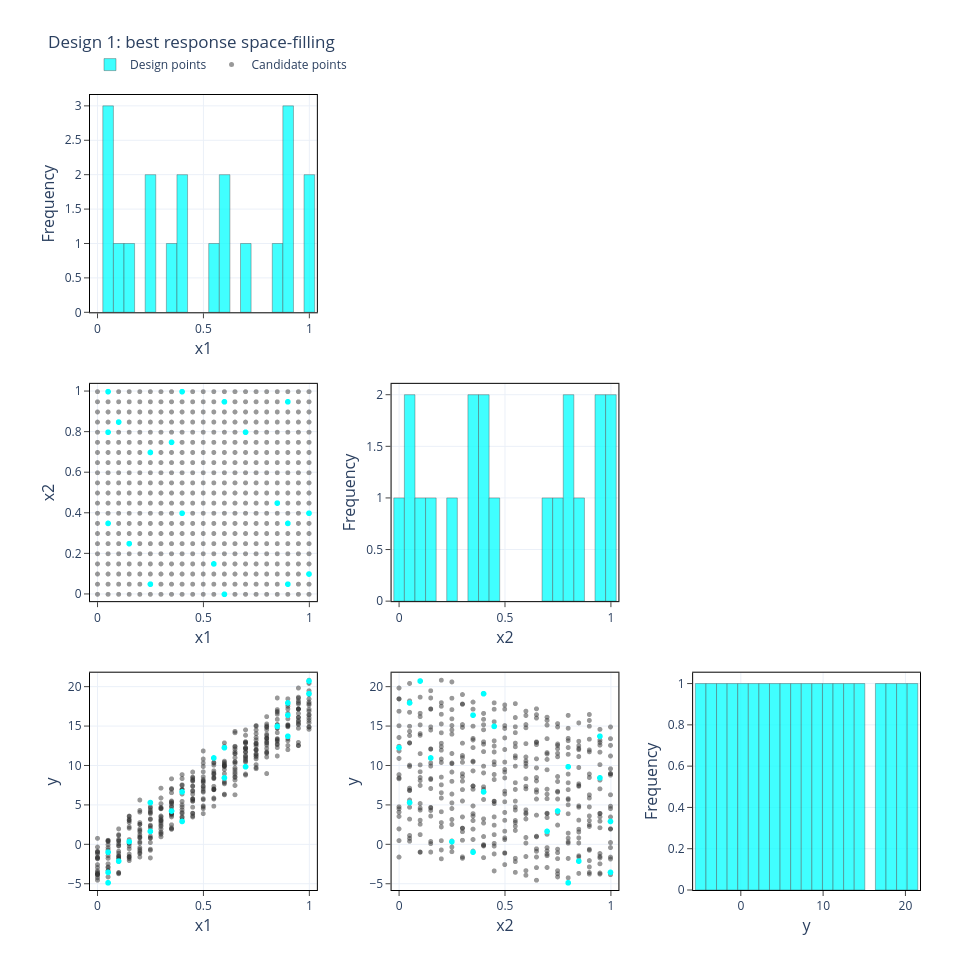

Notebook code cell kept with this figure:
### Code cell
plot_pair_matrix(result.designs[best_response], columns=["x1", "x2", "y"],
                 candidate=candidate, title=f"Design {best_response}: best response space-filling")

### Figure 1 — Plotly figure (JSON) as saved in the notebook; plotly's stock layout.template omitted (floating-point values rounded to 4 significant figures; data arrays with more than 128 entries replaced by an {"elided": "..."} marker saying what was removed)
{"data": [{"marker": {"color": "rgba(0, 255, 255, 1.0)", "line": {"color": "rgba(0, 0, 0, 0.65)", "width": 0.6}}, "name": "Design points", "opacity": 0.75, "showlegend": true, "type": "histogram", "x": [0.9, 0.9, 0.05, 0.9, 0.35, 0.6, 0.25, 0.05, 0.6, 0.4, 0.15, 0.4, 1.0, 0.85, 1.0, 0.55, 0.7, 0.25, 0.05, 0.1], "xaxis": "x", "xbins": {"end": 1.025, "size": 0.05, "start": -0.025}, "yaxis": "y"}, {"marker": {"color": "rgba(51, 51, 51, 0.50)", "size": 5}, "mode": "markers", "name": "Candidate points", "showlegend": true, "type": "scattergl", "x": {"elided": "441 float values"}, "xaxis": "x4", "y": {"elided": "441 float values"}, "yaxis": "y4"}, {"marker": {"color": "rgba(0, 255, 255, 1.0)", "size": 6}, "mode": "markers", "name": "Design points", "showlegend": false, "type": "scattergl", "x": [0.9, 0.9, 0.05, 0.9, 0.35, 0.6, 0.25, 0.05, 0.6, 0.4, 0.15, 0.4, 1.0, 0.85, 1.0, 0.55, 0.7, 0.25, 0.05, 0.1], "xaxis": "x4", "y": [0.05, 0.35, 0.8, 0.95, 0.75, 0.0, 0.7, 0.35, 0.95, 1.0, 0.25, 0.4, 0.1, 0.45, 0.4, 0.15, 0.8, 0.05, 1.0, 0.85], "yaxis": "y4"}, {"marker": {"color": "rgba(0, 255, 255, 1.0)", "line": {"color": "rgba(0, 0, 0, 0.65)", "width": 0.6}}, "name": "Design points", "opacity": 0.75, "showlegend": false, "type": "histogram", "x": [0.05, 0.35, 0.8, 0.95, 0.75, 0.0, 0.7, 0.35, 0.95, 1.0, 0.25, 0.4, 0.1, 0.45, 0.4, 0.15, 0.8, 0.05, 1.0, 0.85], "xaxis": "x5", "xbins": {"end": 1.025, "size": 0.05, "start": -0.025}, "yaxis": "y5"}, {"marker": {"color": "rgba(51, 51, 51, 0.50)", "size": 5}, "mode": "markers", "name": "Candidate points", "showlegend": false, "type": "scattergl", "x": {"elided": "441 float values"}, "xaxis": "x7", "y": {"elided": "441 float values"}, "yaxis": "y7"}, {"marker": {"color": "rgba(0, 255, 255, 1.0)", "size": 6}, "mode": "markers", "name": "Design points", "showlegend": false, "type": "scattergl", "x": [0.9, 0.9, 0.05, 0.9, 0.35, 0.6, 0.25, 0.05, 0.6, 0.4, 0.15, 0.4, 1.0, 0.85, 1.0, 0.55, 0.7, 0.25, 0.05, 0.1], "xaxis": "x7", "y": [17.97, 16.42, -4.88, 13.73, 4.237, 12.28, 1.654, -0.9852, 8.448, 2.914, 0.3416, 6.666, 20.75, 14.99, 19.14, 10.98, 9.862, 5.307, -3.555, -2.127], "yaxis": "y7"}, {"marker": {"color": "rgba(51, 51, 51, 0.50)", "size": 5}, "mode": "markers", "name": "Candidate points", "showlegend": false, "type": "scattergl", "x": {"elided": "441 float values"}, "xaxis": "x8", "y": {"elided": "441 float values"}, "yaxis": "y8"}, {"marker": {"color": "rgba(0, 255, 255, 1.0)", "size": 6}, "mode": "markers", "name": "Design points", "showlegend": false, "type": "scattergl", "x": [0.05, 0.35, 0.8, 0.95, 0.75, 0.0, 0.7, 0.35, 0.95, 1.0, 0.25, 0.4, 0.1, 0.45, 0.4, 0.15, 0.8, 0.05, 1.0, 0.85], "xaxis": "x8", "y": [17.97, 16.42, -4.88, 13.73, 4.237, 12.28, 1.654, -0.9852, 8.448, 2.914, 0.3416, 6.666, 20.75, 14.99, 19.14, 10.98, 9.862, 5.307, -3.555, -2.127], "yaxis": "y8"}, {"marker": {"color": "rgba(0, 255, 255, 1.0)", "line": {"color": "rgba(0, 0, 0, 0.65)", "width": 0.6}}, "name": "Design points", "opacity": 0.75, "showlegend": false, "type": "histogram", "x": [17.97, 16.42, -4.88, 13.73, 4.237, 12.28, 1.654, -0.9852, 8.448, 2.914, 0.3416, 6.666, 20.75, 14.99, 19.14, 10.98, 9.862, 5.307, -3.555, -2.127], "xaxis": "x9", "xbins": {"end": 21.5, "size": 1.287, "start": -5.523}, "yaxis": "y9"}], "layout": {"barmode": "overlay", "height": 960, "legend": {"orientation": "h", "x": 0, "y": 1.02, "yanchor": "bottom"}, "margin": {"b": 70, "l": 90, "r": 40, "t": 95}, "title": {"text": "Design 1: best response space-filling"}, "width": 960, "xaxis": {"anchor": "y", "automargin": true, "domain": [0, 0.2733], "linecolor": "black", "linewidth": 1, "mirror": true, "range": [-0.0355, 1.035], "showgrid": true, "showline": true, "ticks": "outside", "title": {"font": {"size": 16}, "standoff": 6, "text": "x1"}, "zeroline": false}, "xaxis2": {"anchor": "y2", "domain": [0.3633, 0.6367], "visible": false}, "xaxis3": {"anchor": "y3", "domain": [0.7267, 1], "visible": false}, "xaxis4": {"anchor": "y4", "automargin": true, "domain": [0, 0.2733], "linecolor": "black", "linewidth": 1, "mirror": true, "range": [-0.0355, 1.035], "showgrid": true, "showline": true, "ticks": "outside", "title": {"font": {"size": 16}, "standoff": 6, "text": "x1"}, "zeroline": false}, "xaxis5": {"anchor": "y5", "automargin": true, "domain": [0.3633, 0.6367], "linecolor": "black", "linewidth": 1, "mirror": true, "range": [-0.0355, 1.035], "showgrid": true, "showline": true, "ticks": "outside", "title": {"font": {"size": 16}, "standoff": 6, "text": "x2"}, "zeroline": false}, "xaxis6": {"anchor": "y6", "domain": [0.7267, 1], "visible": false}, "xaxis7": {"anchor": "y7", "automargin": true, "domain": [0, 0.2733], "linecolor": "black", "linewidth": 1, "mirror": true, "range": [-0.0355, 1.035], "showgrid": true, "showline": true, "ticks": "outside", "title": {"font": {"size": 16}, "standoff": 6, "text": "x1"}, "zeroline": false}, "xaxis8": {"anchor": "y8", "automargin": true, "domain": [0.3633, 0.6367], "linecolor": "black", "linewidth": 1, "mirror": true, "range": [-0.0355, 1.035], "showgrid": true, "showline": true, "ticks": "outside", "title": {"font": {"size": 16}, "standoff": 6, "text": "x2"}, "zeroline": false}, "xaxis9": {"anchor": "y9", "automargin": true, "domain": [0.7267, 1], "linecolor": "black", "linewidth": 1, "mirror": true, "range": [-5.794, 21.77], "showgrid": true, "showline": true, "ticks": "outside", "title": {"font": {"size": 16}, "standoff": 6, "text": "y"}, "zeroline": false}, "yaxis": {"anchor": "x", "automargin": true, "domain": [0.7267, 1], "linecolor": "black", "linewidth": 1, "mirror": true, "showgrid": true, "showline": true, "ticks": "outside", "title": {"font": {"size": 16}, "standoff": 6, "text": "Frequency"}, "zeroline": false}, "yaxis2": {"anchor": "x2", "domain": [0.7267, 1], "visible": false}, "yaxis3": {"anchor": "x3", "domain": [0.7267, 1], "visible": false}, "yaxis4": {"anchor": "x4", "automargin": true, "domain": [0.3633, 0.6367], "linecolor": "black", "linewidth": 1, "mirror": true, "range": [-0.0355, 1.035], "showgrid": true, "showline": true, "ticks": "outside", "title": {"font": {"size": 16}, "standoff": 6, "text": "x2"}, "zeroline": false}, "yaxis5": {"anchor": "x5", "automargin": true, "domain": [0.3633, 0.6367], "linecolor": "black", "linewidth": 1, "mirror": true, "showgrid": true, "showline": true, "ticks": "outside", "title": {"font": {"size": 16}, "standoff": 6, "text": "Frequency"}, "zeroline": false}, "yaxis6": {"anchor": "x6", "domain": [0.3633, 0.6367], "visible": false}, "yaxis7": {"anchor": "x7", "automargin": true, "domain": [0, 0.2733], "linecolor": "black", "linewidth": 1, "mirror": true, "range": [-5.794, 21.77], "showgrid": true, "showline": true, "ticks": "outside", "title": {"font": {"size": 16}, "standoff": 6, "text": "y"}, "zeroline": false}, "yaxis8": {"anchor": "x8", "automargin": true, "domain": [0, 0.2733], "linecolor": "black", "linewidth": 1, "mirror": true, "range": [-5.794, 21.77], "showgrid": true, "showline": true, "ticks": "outside", "title": {"font": {"size": 16}, "standoff": 6, "text": "y"}, "zeroline": false}, "yaxis9": {"anchor": "x9", "automargin": true, "domain": [0, 0.2733], "linecolor": "black", "linewidth": 1, "mirror": true, "showgrid": true, "showline": true, "ticks": "outside", "title": {"font": {"size": 16}, "standoff": 6, "text": "Frequency"}, "zeroline": false}}}
